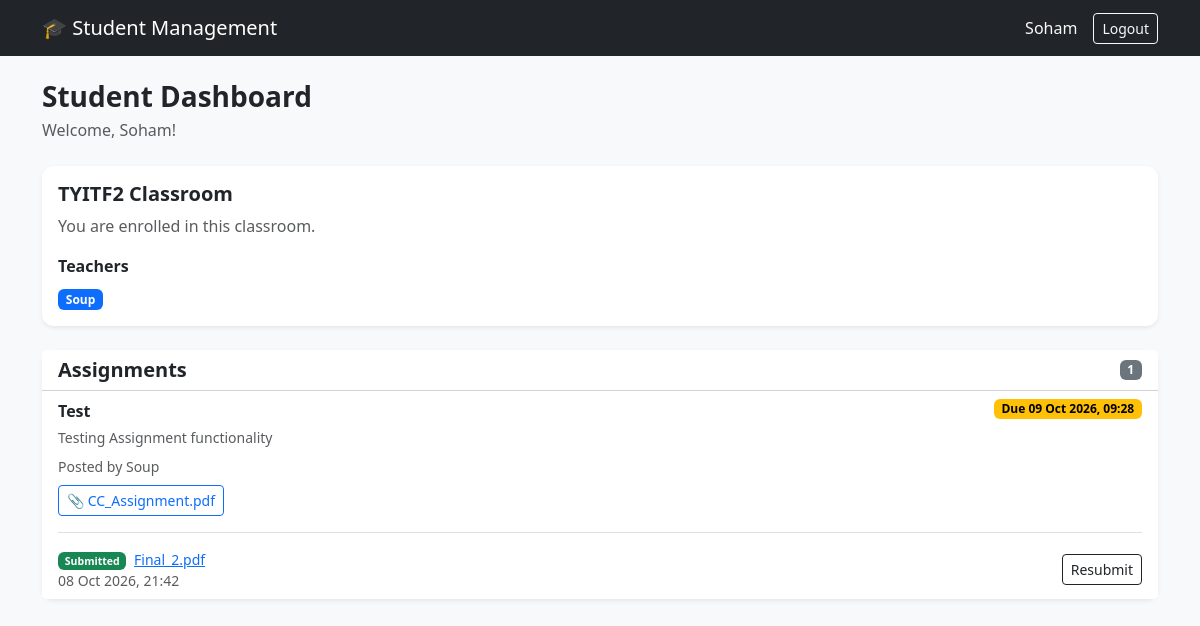
The app's page /student/dashboard/ (signed in) with its own data.
### firstapp/models.py (models this page shows, shortened)
class Classroom(models.Model):
    name = models.CharField(max_length=100)
    key = models.CharField(max_length=50, unique=True)
    teachers = models.ManyToManyField(
        User,
        related_name="teaching_classrooms",
        blank=True
    )
    students = models.ManyToManyField(
        User,
        related_name="student_classrooms",
        blank=True
    )

class Assignment(models.Model):
    classroom = models.ForeignKey(
        Classroom,
        on_delete=models.CASCADE,
        related_name="assignments"
    )
    teacher = models.ForeignKey(
        User,
        on_delete=models.CASCADE,
        related_name="created_assignments"
    )
    title = models.CharField(max_length=200)
    description = models.TextField(blank=True)
    deadline = models.DateTimeField()
    attachment = models.FileField(
        upload_to="assignment_attachments/",
        blank=True,
        null=True
    )
    created_at = models.DateTimeField(auto_now_add=True)
    class Meta:
        ordering = ["deadline"]
    def attachment_name(self):
        return os.path.basename(self.attachment.name)
    def is_overdue(self):
        return timezone.now() > self.deadline

class Submission(models.Model):
    assignment = models.ForeignKey(
        Assignment,
        on_delete=models.CASCADE,
        related_name="submissions"
    )
    student = models.ForeignKey(
        User,
        on_delete=models.CASCADE,
        related_name="submissions"
    )
    file = models.FileField(
        upload_to=submission_upload_path,
        storage=private_storage
    )
    submitted_at = models.DateTimeField(auto_now=True)
    class Meta:
        ordering = ["-submitted_at"]
        constraints = [
            models.UniqueConstraint(
                fields=["assignment", "student"],
                name="one_submission_per_student"
            )
        ]
    def file_name(self):
        return os.path.basename(self.file.name)
    def is_late(self):
        return self.submitted_at > self.assignment.deadline

### firstapp/views.py (the view)
# urls.py: path("student/dashboard/", views.student_dashboard, name="student_dashboard"),
@login_required
def student_dashboard(request):
    if request.user.profile.role != "student":
        return redirect("teacher_dashboard")
    classroom = request.user.student_classrooms.first()
    assignments = []
    if classroom:
        assignments = list(
            classroom.assignments.select_related("teacher")
        )
        my_submissions = {
            submission.assignment_id: submission
            for submission in Submission.objects.filter(
                student=request.user,
                assignment__in=assignments
            )
        }
        for assignment in assignments:
            assignment.my_submission = my_submissions.get(assignment.id)
    return render(
        request,
        "firstapp/student_dashboard.html",
        {"classroom": classroom, "assignments": assignments}
    )

### firstapp/templates/firstapp/student_dashboard.html (shortened to what this page needs)
{% extends 'firstapp/base.html' %}
{% load static %}
{% block content %}
<div class="container py-4">
    <div class="mb-4">
        <h1 class="h3 fw-bold mb-1">Student Dashboard</h1>
        <p class="text-muted mb-0">Welcome, {{ user.username }}!</p>
    </div>
    {% if classroom %}
        <div class="card shadow-sm mb-4">
            <div class="card-body">
                <h2 class="h5 fw-bold">{{ classroom.name }}</h2>
                <p class="text-muted">You are enrolled in this classroom.</p>
                <div class="fw-semibold mb-2">Teachers</div>
                {% for teacher in classroom.teachers.all %}
                    <span class="badge text-bg-primary me-1">{{ teacher.username }}</span>
                {% empty %}
                    <span class="text-muted">No teachers yet.</span>
                {% endfor %}
            </div>
        </div>
        <div class="card shadow-sm">
            <div class="card-header bg-white d-flex justify-content-between align-items-center">
                <h2 class="h5 fw-bold mb-0">Assignments</h2>
                <span class="badge text-bg-secondary">{{ assignments|length }}</span>
            </div>
            {% if assignments %}
                <ul class="list-group list-group-flush">
                    {% for assignment in assignments %}
                        <li class="list-group-item">
                            <div class="d-flex flex-wrap justify-content-between align-items-start gap-2">
                                <div class="fw-semibold">{{ assignment.title }}</div>
                                {% include 'firstapp/_deadline_badge.html' %}
                            </div>
                            {% if assignment.description %}
                                <p class="text-muted small mb-2 mt-1 assignment-description">{{ assignment.description }}</p>
                            {% endif %}
                            <div class="text-muted small">
                                Posted by {{ assignment.teacher.username }}
                            </div>
                            {% if assignment.attachment %}
                                <a href="{{ assignment.attachment.url }}" download
                                   class="btn btn-outline-primary btn-sm mt-2">
                                    📎 {{ assignment.attachment_name }}
                                </a>
                            {% endif %}
                            <div class="submission-area border-top mt-3 pt-3"
                                 data-url="{% url 'submit_assignment' assignment.id %}">
                                <div class="d-flex flex-wrap justify-content-between align-items-center gap-2">
                                    <div class="submission-status small">
                                        {% with sub=assignment.my_submission %}
                                            {% if sub %}
                                                <span class="badge text-bg-success me-1">Submitted</span>
                                                <a href="{% url 'download_submission' sub.id %}">{{ sub.file_name }}</a>
                                                <div class="text-muted">{{ sub.submitted_at|date:"d M Y, H:i" }}</div>
                                            {% else %}
                                                <span class="text-muted">Not submitted yet</span>
                                            {% endif %}
                                        {% endwith %}
                                    </div>
                                    <div>
                                        <button type="button"
                                                class="btn btn-outline-dark btn-sm btn-submit">
                                            {% if assignment.my_submission %}Resubmit{% else %}Make submission{% endif %}
                                        </button>
                                    </div>
                                </div>
                            </div>
                        </li>
                    {% endfor %}
                </ul>
            {% else %}
                <div class="card-body text-muted">
                    No assignments have been posted yet.
                </div>
            {% endif %}
        </div>
    {% endif %}
</div>
{% endblock %}

### firstapp/templates/firstapp/base.html (shortened to what this page needs)
{% load static %}
<!DOCTYPE html>
<html lang="en">
<head>
    <link
        href="https://cdn.jsdelivr.net/npm/bootstrap@5.3.3/dist/css/bootstrap.min.css"
        rel="stylesheet">
    <link rel="stylesheet" href="{% static 'css/style.css' %}">
</head>
<body class="bg-light">
    {% if user.is_authenticated %}
        <nav class="navbar navbar-dark bg-dark">
            <div class="container">
                <span class="navbar-brand mb-0 h1">🎓 Student Management</span>
                <div class="d-flex align-items-center">
                    <span class="navbar-text text-light me-3 d-none d-sm-inline">
                        {{ user.username }}
                    </span>
                    <a href="{% url 'logout' %}" class="btn btn-outline-light btn-sm">
                        Logout
                    </a>
                </div>
            </div>
        </nav>
    {% endif %}
    {% block content %}{% endblock %}
</body>
</html>

### firstapp/templates/firstapp/_deadline_badge.html (shortened to what this page needs)
{% if assignment.is_overdue %}
    <span class="badge text-bg-danger deadline-badge"
          data-deadline="{{ assignment.deadline|date:'c' }}"
          data-label="{{ assignment.deadline|date:'d M Y, H:i' }}">
        Overdue · {{ assignment.deadline|date:"d M Y, H:i" }}
    </span>
{% else %}
    <span class="badge text-bg-warning deadline-badge"
          data-deadline="{{ assignment.deadline|date:'c' }}"
          data-label="{{ assignment.deadline|date:'d M Y, H:i' }}">
    </span>
{% endif %}

### static/css/style.css (style rules this page uses)
.card { border: 0; border-radius: 0.75rem; }
.assignment-description { white-space: pre-line; }
.btn { position: relative; overflow: hidden; }

### records on screen
Classroom: name "TYITF2 Classroom"
Assignment: title "Test", description "Testing Assignment functionality", teacher.username "Soup", attachment_name "CC_Assignment.pdf", my_submission.file_name "Final_2.pdf", my_submission.submitted_at "08 Oct 2026, 21:42", shows "Resubmit"

### other values on screen
{{ user.username }} "Soham"
{{ teacher.username }} "Soup"
{{ assignments|length }} "1"
